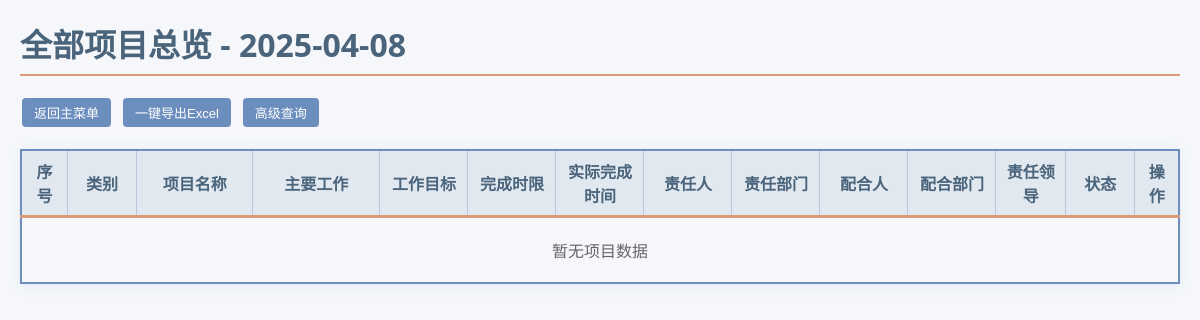
Page /all_projects on the earlier database version.
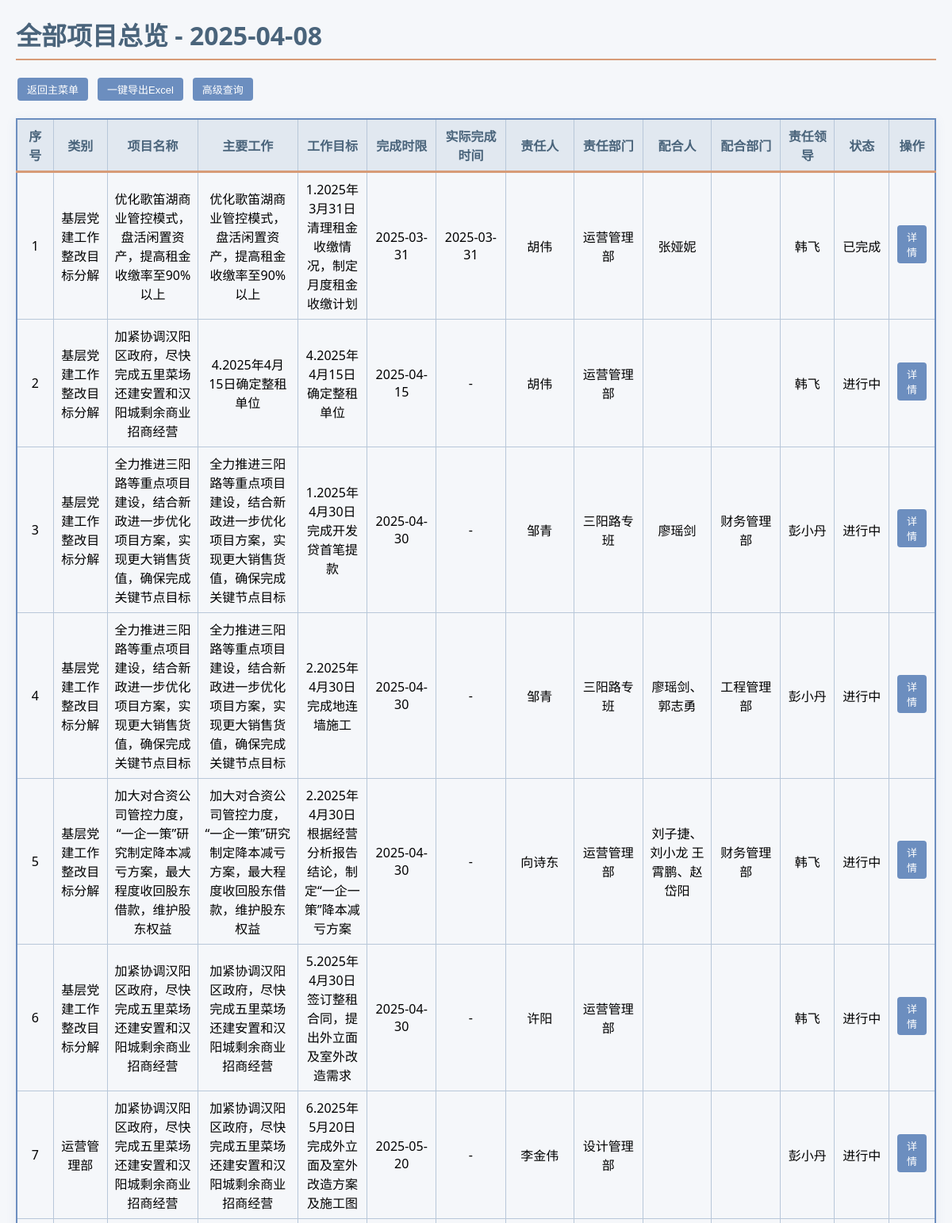
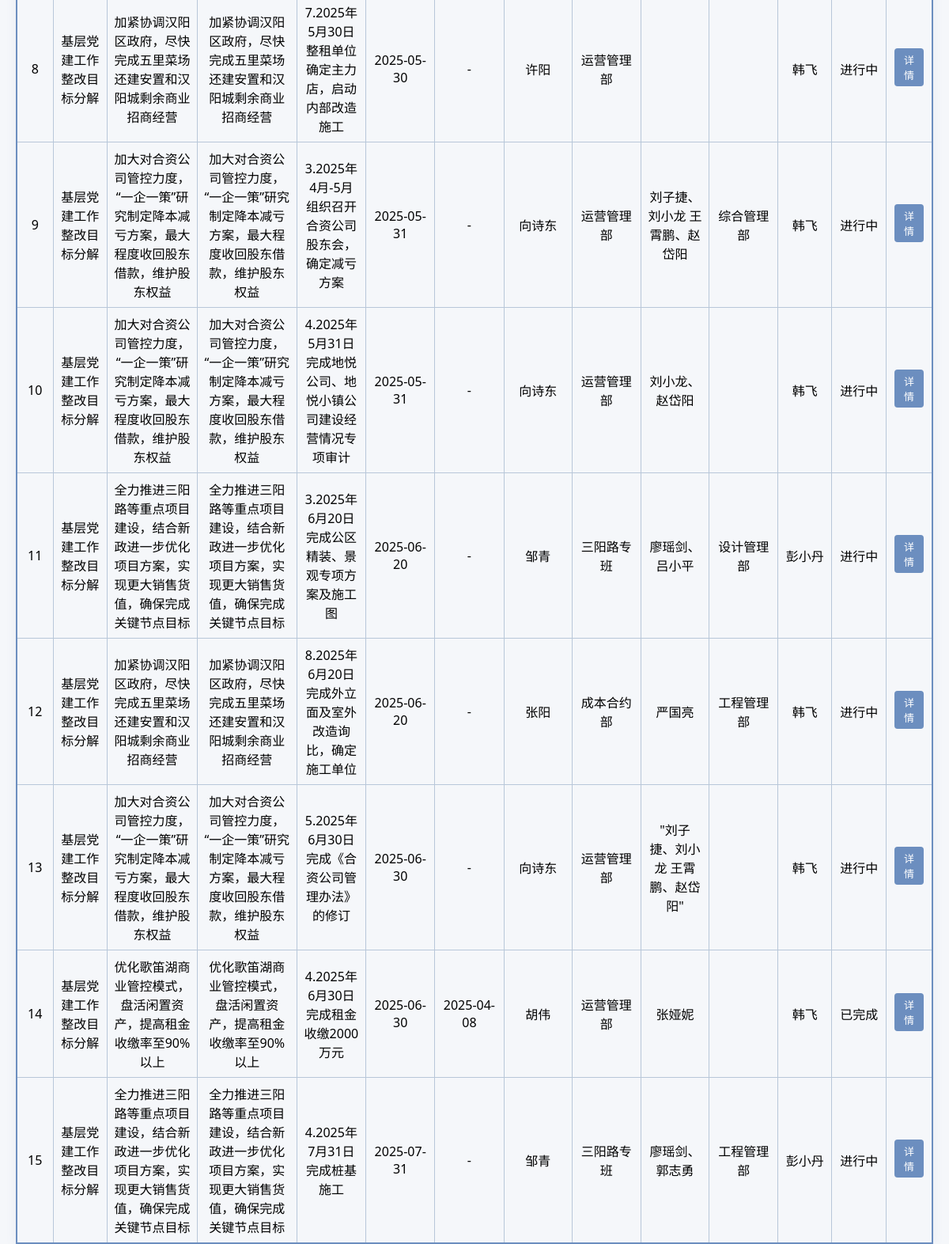
Same page on the later database version (2 pictures, top to bottom).
### tables this page shows
CREATE TABLE users (
            id INTEGER PRIMARY KEY AUTOINCREMENT,
            username TEXT NOT NULL UNIQUE,
            password TEXT NOT NULL,
            phone TEXT,
            is_admin INTEGER DEFAULT 0,
            created_at TIMESTAMP DEFAULT CURRENT_TIMESTAMP
        );

CREATE TABLE unfinished_projects (
            id INTEGER PRIMARY KEY AUTOINCREMENT,
            category TEXT NOT NULL,
            project_name TEXT NOT NULL,
            main_work TEXT NOT NULL,
            work_goal TEXT NOT NULL,
            completion_time DATE NOT NULL,
            responsible_person_id INTEGER REFERENCES users(id),
            responsible_department TEXT NOT NULL,
            collaborator TEXT,
            collaborating_department TEXT,
            responsible_leader_id INTEGER REFERENCES users(id),
            is_finished INTEGER DEFAULT 0 CHECK(is_finished IN (0, 1)),
            completion_status_1 TEXT,
            completion_status_2 TEXT,
            completion_status_3 TEXT,
            completion_status_4 TEXT,
            completion_status_5 TEXT,
            completion_status_6 TEXT,
            completion_status_7 TEXT,
            completion_status_8 TEXT,
            completion_status_9 TEXT,
            completion_status_10 TEXT,
            created_at TIMESTAMP DEFAULT CURRENT_TIMESTAMP
        );

### app.py (the view, shortened to what this page needs)
@app.route('/all_projects', methods=['GET', 'POST'])
def all_projects():
    current_date = datetime.datetime.now().strftime('%Y-%m-%d')
    query_type = request.args.get('query_type', 'deadline')
    start_date = request.args.get('start_date')
    end_date = request.args.get('end_date')
    page = request.args.get('page', 1, type=int)
    per_page = 15
    with get_db() as conn:
        base_query = '''
            SELECT
                up.id,
                up.category,
                up.project_name,
                up.main_work,
                up.work_goal,
                up.completion_time AS plan_date,
                u1.username AS responsible_person,
                up.responsible_department,
                up.collaborator,
                up.collaborating_department,
                u3.username AS responsible_leader,
                CASE
                    WHEN julianday(up.completion_time) < julianday('now') THEN '逾期'
                    ELSE '进行中'
                END AS status,
                0 AS is_finished,
                NULL AS completion_time_finished
            FROM unfinished_projects up
            LEFT JOIN users u1 ON up.responsible_person_id = u1.id
            LEFT JOIN users u3 ON up.responsible_leader_id = u3.id
            UNION ALL
            SELECT
                fp.id,
                fp.category,
                fp.project_name,
                fp.main_work,
                fp.work_goal,
                fp.completion_time AS plan_date,
                u1.username AS responsible_person,
                fp.responsible_department,
                fp.collaborator,
                fp.collaborating_department,
                u3.username AS responsible_leader,
                '已完成' AS status,
                1 AS is_finished,
                fp.completion_time_finished
            FROM finished_projects fp
            LEFT JOIN users u1 ON fp.responsible_person_id = u1.id
            LEFT JOIN users u3 ON fp.responsible_leader_id = u3.id
        '''
        where_clauses = []
        params = []
        full_query = base_query
        if where_clauses:
            full_query = f"SELECT * FROM ({base_query}) WHERE {' AND '.join(where_clauses)}"
        pagination_query = f'''
            SELECT * FROM ({full_query})
            ORDER BY plan_date ASC
            LIMIT {per_page} OFFSET {(page - 1) * per_page}
        '''
        projects = conn.execute(pagination_query, params).fetchall()
        count_query = f"SELECT COUNT(*) FROM ({full_query})"
        total = conn.execute(count_query, params).fetchone()[0]
    return render_template(
        'all_projects.html',
        all_projects=projects,
        current_date=current_date,
        query_type=query_type,
        start_date=start_date,
        end_date=end_date,
        pagination={
            'page': page,
            'per_page': per_page,
            'total': total,
            'pages': (total // per_page) + (1 if total % per_page else 0)
        }
    )

### app.py (called while the page is built)
def get_db():
    if not hasattr(g, '_database'):
        try:
            g._database = sqlite3.connect(app.config['DATABASE'])
            g._database.row_factory = sqlite3.Row
            init_sqlite_schema(g._database)
        except sqlite3.Error as e:
            print(f"数据库连接失败: {str(e)}")
            raise
    return g._database

def format_datetime(value, format='%Y-%m-%d'):
    if isinstance(value, str):
        try:
            date_obj = datetime.datetime.strptime(value, '%Y-%m-%d')
            return date_obj.strftime(format)
        except ValueError:
            return value
    elif isinstance(value, datetime.date):
        return value.strftime(format)
    return value

### templates/all_projects.html (shortened to what this page needs)
<!DOCTYPE html>
<html lang="zh-CN">
<head>
</head>
<body>
    <div class="main-container">
        <h1>全部项目总览 - {{ current_date }}</h1>
        <div style="margin-bottom:15px; display: flex; gap: 8px; align-items: center; flex-wrap: wrap;">
            <a href="{{ url_for('index') }}" class="btn-main">返回主菜单</a>
            <form method="post" action="{{ url_for('all_projects') }}" style="margin:0;" onsubmit="return handleExport(event)">
                <button type="submit" class="btn-main">一键导出Excel</button>
            </form>
            <button class="btn-main" onclick="showQueryModal()">高级查询</button>
        </div>
        <table>
            <thead>
                <tr>
                    <th>序号</th>
                    <th>类别</th>
                    <th>项目名称</th>
                    <th>主要工作</th>
                    <th>工作目标</th>
                    <th>完成时限</th>
                    <th>实际完成时间</th>
                    <th>责任人</th>
                    <th>责任部门</th>
                    <th>配合人</th>
                    <th>配合部门</th>
                    <th>责任领导</th>
                    <th>状态</th>
                    <th>操作</th>
                </tr>
            </thead>
            <tbody>
                {% set seen = {} %}
                {% if not all_projects %}
                    <tr>
                        <td colspan="14" style="text-align:center; padding:20px; color:#666;">
                            暂无项目数据
                        </td>
                    </tr>
                {% else %}
                    {% for proj in all_projects %}
                        {% set key = proj.main_work ~ proj.work_goal ~ proj.responsible_person %}
                        {% if key in seen %}
                            {% set is_repeat = seen[key] > 1 %}
                        {% else %}
                            {% set is_repeat = False %}
                        {% endif %}
                        <tr class="
                        ">
                            <td data-label="序号">{{ loop.index }}</td>
                            <td data-label="类别">{{ proj.category }}</td>
                            <td data-label="项目名称">{{ proj.project_name }}</td>
                            <td data-label="主要工作">{{ proj.main_work }}</td>
                            <td data-label="工作目标">{{ proj.work_goal }}</td>
                            <td data-label="完成时限">{{ proj.plan_date|dateformat }}</td>
                            <td data-label="实际完成时间">
                                {{ proj.completion_time_finished|dateformat if proj.is_finished else '-' }}
                            </td>
                            <td data-label="责任人">{{ proj.responsible_person }}</td>
                            <td data-label="责任部门">{{ proj.responsible_department }}</td>
                            <td data-label="配合人">{{ proj.collaborator }}</td>
                            <td data-label="配合部门">{{ proj.collaborating_department }}</td>
                            <td data-label="责任领导">{{ proj.responsible_leader }}</td>
                            <td data-label="状态">
                                <span class="{% if proj.status == '逾期' %}status-overdue{% endif %}">
                                    {{ proj.status }}
                                </span>
                            </td>
                            <td data-label="操作">
                                <a href="{{ url_for('finished_project_detail' if proj.is_finished else 'project_detail', project_id=proj.id) }}"
                                   class="btn-main">详情</a>
                            </td>
                        </tr>
                    {% endfor %}
                {% endif %}
            </tbody>
        </table>
    </div>
</body>
</html>

Differences in the rows shown:
added users: category "基层党建工作整改目标分解", project_name "优化歌笛湖商业管控模式，盘活闲置资产，提高租金收缴率至90%以上", main_work "优化歌笛湖商业管控模式，盘活闲置资产，提高租金收缴率至90%以上", work_goal "1.2025年3月31日清理租金收缴情况，制定月度租金收缴计划", plan_date "2025-03-31", completion_time_finished "2025-03-31", responsible_person "胡伟", responsible_department "运营管理部", collaborator "张娅妮", responsible_leader "韩飞", status "已完成", work_goal "4.2025年6月30日完成租金收缴2000万元", plan_date "2025-06-30", completion_time_finished "2025-04-08"
added unfinished_projects: category "基层党建工作整改目标分解", project_name "加紧协调汉阳区政府，尽快完成五里菜场还建安置和汉阳城剩余商业招商经营", main_work "4.2025年4月15日确定整租单位", work_goal "4.2025年4月15日确定整租单位", plan_date "2025-04-15", completion_time_finished "-", responsible_person "胡伟", responsible_department "运营管理部", responsible_leader "韩飞", status "进行中"
added unfinished_projects: category "基层党建工作整改目标分解", project_name "全力推进三阳路等重点项目建设，结合新政进一步优化项目方案，实现更大销售货值，确保完成关键节点目标", main_work "全力推进三阳路等重点项目建设，结合新政进一步优化项目方案，实现更大销售货值，确保完成关键节点目标", work_goal "1.2025年4月30日完成开发贷首笔提款", plan_date "2025-04-30", completion_time_finished "-", responsible_person "邹青", responsible_department "三阳路专班", collaborator "廖瑶剑", collaborating_department "财务管理部", responsible_leader "彭小丹", status "进行中"
added unfinished_projects: category "基层党建工作整改目标分解", project_name "全力推进三阳路等重点项目建设，结合新政进一步优化项目方案，实现更大销售货值，确保完成关键节点目标", main_work "全力推进三阳路等重点项目建设，结合新政进一步优化项目方案，实现更大销售货值，确保完成关键节点目标", work_goal "2.2025年4月30日完成地连墙施工", plan_date "2025-04-30", completion_time_finished "-", responsible_person "邹青", responsible_department "三阳路专班", collaborator "廖瑶剑、郭志勇", collaborating_department "工程管理部", responsible_leader "彭小丹", status "进行中"
added unfinished_projects: category "基层党建工作整改目标分解", project_name "加大对合资公司管控力度，“一企一策”研究制定降本减亏方案，最大程度收回股东借款，维护股东权益", main_work "加大对合资公司管控力度，“一企一策”研究制定降本减亏方案，最大程度收回股东借款，维护股东权益", work_goal "2.2025年4月30日根据经营分析报告结论，制定“一企一策”降本减亏方案", plan_date "2025-04-30", completion_time_finished "-", responsible_person "向诗东", responsible_department "运营管理部", collaborator "刘子捷、刘小龙 王霄鹏、赵岱阳", collaborating_department "财务管理部", responsible_leader "韩飞", status "进行中"
added unfinished_projects: category "基层党建工作整改目标分解", project_name "加紧协调汉阳区政府，尽快完成五里菜场还建安置和汉阳城剩余商业招商经营", main_work "加紧协调汉阳区政府，尽快完成五里菜场还建安置和汉阳城剩余商业招商经营", work_goal "5.2025年4月30日签订整租合同，提出外立面及室外改造需求", plan_date "2025-04-30", completion_time_finished "-", responsible_person "许阳", responsible_department "运营管理部", responsible_leader "韩飞", status "进行中"
added unfinished_projects: category "运营管理部", project_name "加紧协调汉阳区政府，尽快完成五里菜场还建安置和汉阳城剩余商业招商经营", main_work "加紧协调汉阳区政府，尽快完成五里菜场还建安置和汉阳城剩余商业招商经营", work_goal "6.2025年5月20日完成外立面及室外改造方案及施工图", plan_date "2025-05-20", completion_time_finished "-", responsible_person "李金伟", responsible_department "设计管理部", responsible_leader "彭小丹", status "进行中"
added unfinished_projects: category "基层党建工作整改目标分解", project_name "加紧协调汉阳区政府，尽快完成五里菜场还建安置和汉阳城剩余商业招商经营", main_work "加紧协调汉阳区政府，尽快完成五里菜场还建安置和汉阳城剩余商业招商经营", work_goal "7.2025年5月30日整租单位确定主力店，启动内部改造施工", plan_date "2025-05-30", completion_time_finished "-", responsible_person "许阳", responsible_department "运营管理部", responsible_leader "韩飞", status "进行中"
added unfinished_projects: category "基层党建工作整改目标分解", project_name "加大对合资公司管控力度，“一企一策”研究制定降本减亏方案，最大程度收回股东借款，维护股东权益", main_work "加大对合资公司管控力度，“一企一策”研究制定降本减亏方案，最大程度收回股东借款，维护股东权益", work_goal "3.2025年4月-5月组织召开合资公司股东会，确定减亏方案", plan_date "2025-05-31", completion_time_finished "-", responsible_person "向诗东", responsible_department "运营管理部", collaborator "刘子捷、刘小龙 王霄鹏、赵岱阳", collaborating_department "综合管理部", responsible_leader "韩飞", status "进行中"
added unfinished_projects: category "基层党建工作整改目标分解", project_name "加大对合资公司管控力度，“一企一策”研究制定降本减亏方案，最大程度收回股东借款，维护股东权益", main_work "加大对合资公司管控力度，“一企一策”研究制定降本减亏方案，最大程度收回股东借款，维护股东权益", work_goal "4.2025年5月31日完成地悦公司、地悦小镇公司建设经营情况专项审计", plan_date "2025-05-31", completion_time_finished "-", responsible_person "向诗东", responsible_department "运营管理部", collaborator "刘小龙、赵岱阳", responsible_leader "韩飞", status "进行中"
added unfinished_projects: category "基层党建工作整改目标分解", project_name "全力推进三阳路等重点项目建设，结合新政进一步优化项目方案，实现更大销售货值，确保完成关键节点目标", main_work "全力推进三阳路等重点项目建设，结合新政进一步优化项目方案，实现更大销售货值，确保完成关键节点目标", work_goal "3.2025年6月20日完成公区精装、景观专项方案及施工图", plan_date "2025-06-20", completion_time_finished "-", responsible_person "邹青", responsible_department "三阳路专班", collaborator "廖瑶剑、吕小平", collaborating_department "设计管理部", responsible_leader "彭小丹", status "进行中"
added unfinished_projects: category "基层党建工作整改目标分解", project_name "加紧协调汉阳区政府，尽快完成五里菜场还建安置和汉阳城剩余商业招商经营", main_work "加紧协调汉阳区政府，尽快完成五里菜场还建安置和汉阳城剩余商业招商经营", work_goal "8.2025年6月20日完成外立面及室外改造询比，确定施工单位", plan_date "2025-06-20", completion_time_finished "-", responsible_person "张阳", responsible_department "成本合约部", collaborator "严国亮", collaborating_department "工程管理部", responsible_leader "韩飞", status "进行中"
added unfinished_projects: category "基层党建工作整改目标分解", project_name "加大对合资公司管控力度，“一企一策”研究制定降本减亏方案，最大程度收回股东借款，维护股东权益", main_work "加大对合资公司管控力度，“一企一策”研究制定降本减亏方案，最大程度收回股东借款，维护股东权益", work_goal "5.2025年6月30日完成《合资公司管理办法》的修订", plan_date "2025-06-30", completion_time_finished "-", responsible_person "向诗东", responsible_department "运营管理部", collaborator "\"刘子捷、刘小龙 王霄鹏、赵岱阳\"", responsible_leader "韩飞", status "进行中"
added unfinished_projects: category "基层党建工作整改目标分解", project_name "全力推进三阳路等重点项目建设，结合新政进一步优化项目方案，实现更大销售货值，确保完成关键节点目标", main_work "全力推进三阳路等重点项目建设，结合新政进一步优化项目方案，实现更大销售货值，确保完成关键节点目标", work_goal "4.2025年7月31日完成桩基施工", plan_date "2025-07-31", completion_time_finished "-", responsible_person "邹青", responsible_department "三阳路专班", collaborator "廖瑶剑、郭志勇", collaborating_department "工程管理部", responsible_leader "彭小丹", status "进行中"
Other differences:
text no longer shown: "暂无项目数据"
